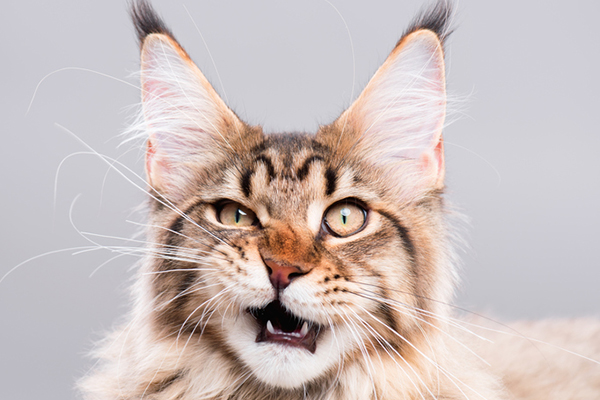
#> input picture cat.jpg, 600 x 400 px
$ python hist.py cat.jpg
#> lines starting #> are read from the running program, lines starting #| are printed output that depends on the picture
import matplotlib.pyplot as plt
import cv2
import sys

if __name__ == '__main__':
	img_path = sys.argv[1]
	img = cv2.imread(img_path, 0)
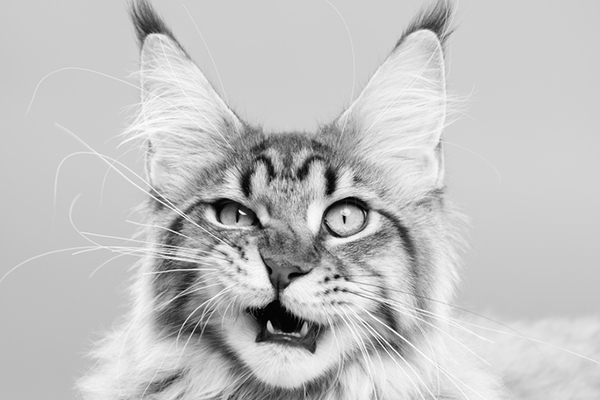
#> img: shape (400, 600); min 0, max 255, mean 194
	plt.hist(img.flatten(), bins=255)
	plt.show()
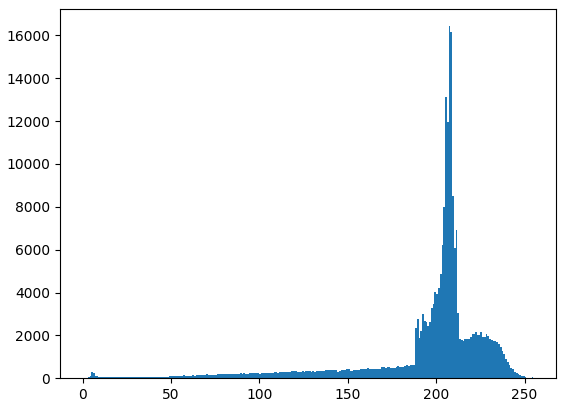
#> figure drawn by matplotlib, 1 panel; tallest bar 16431 high, from x = 207 to 208
